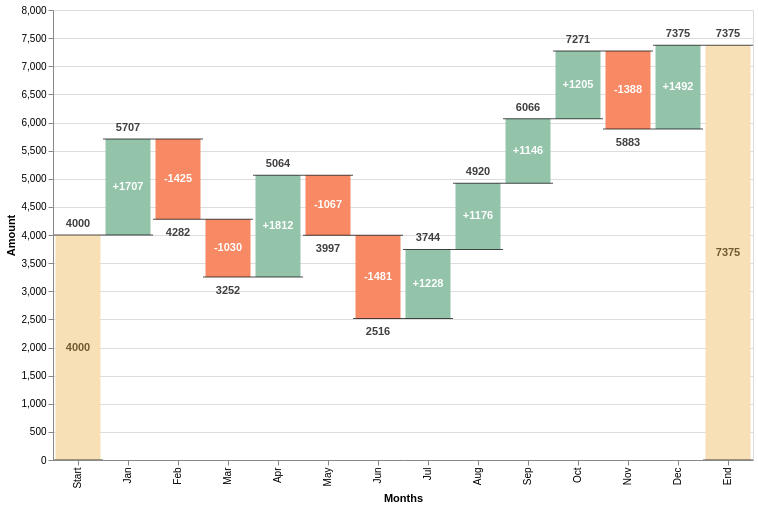

Specify this chart in Vega-Lite:
### Vega specification from a JSON file in a GitHub repository (floating-point values rounded to 4 significant figures)
{"$schema": "https://vega.github.io/schema/vega/v3.json", "autosize": "pad", "padding": 5, "width": 700, "height": 450, "style": "cell", "data": [{"name": "source_0", "values": [{"label": "Start", "amount": 4000}, {"label": "Jan", "amount": 1707}, {"label": "Feb", "amount": -1425}, {"label": "Mar", "amount": -1030}, {"label": "Apr", "amount": 1812}, {"label": "May", "amount": -1067}, {"label": "Jun", "amount": -1481}, {"label": "Jul", "amount": 1228}, {"label": "Aug", "amount": 1176}, {"label": "Sep", "amount": 1146}, {"label": "Oct", "amount": 1205}, {"label": "Nov", "amount": -1388}, {"label": "Dec", "amount": 1492}, {"label": "End", "amount": 0}]}, {"name": "data_0", "source": "source_0", "transform": [{"type": "window", "params": [null], "as": ["sum"], "ops": ["sum"], "fields": ["amount"], "sort": {"field": [], "order": []}}, {"type": "formula", "expr": "datum.label === 'End' ? 0 : datum.sum - datum.amount", "as": "previous_amount"}, {"type": "formula", "expr": "datum.label === 'End' ? datum.sum : datum.amount", "as": "amount"}, {"type": "formula", "expr": "(datum.label !== 'End' && datum.label !== 'Start' && datum.amount > 0 ? '+' : '') + datum.amount", "as": "text_amount"}, {"type": "formula", "expr": "(datum.sum + datum.previous_amount) / 2", "as": "center"}, {"type": "formula", "expr": "datum.amount < 0 ? datum.sum : ''", "as": "sum_dec"}, {"type": "formula", "expr": "datum.amount > 0 ? datum.sum : ''", "as": "sum_inc"}]}, {"name": "data_1", "source": "data_0", "transform": [{"type": "filter", "expr": "datum[\"previous_amount\"] !== null && !isNaN(datum[\"previous_amount\"])"}]}, {"name": "data_2", "source": "data_0", "transform": [{"type": "filter", "expr": "datum[\"previous_amount\"] !== null && !isNaN(datum[\"previous_amount\"])"}]}, {"name": "data_3", "source": "data_0", "transform": [{"type": "filter", "expr": "datum[\"sum\"] !== null && !isNaN(datum[\"sum\"])"}]}, {"name": "data_4", "source": "data_0", "transform": [{"type": "filter", "expr": "datum[\"sum_inc\"] !== null && !isNaN(datum[\"sum_inc\"])"}]}, {"name": "data_5", "source": "data_0", "transform": [{"type": "filter", "expr": "datum[\"sum_dec\"] !== null && !isNaN(datum[\"sum_dec\"])"}]}, {"name": "data_6", "source": "data_0", "transform": [{"type": "filter", "expr": "datum[\"center\"] !== null && !isNaN(datum[\"center\"])"}]}], "marks": [{"name": "layer_0_marks", "type": "rect", "style": ["bar"], "from": {"data": "data_1"}, "encode": {"update": {"fill": [{"test": "datum.label === 'Start' || datum.label === 'End'", "value": "#f7e0b6"}, {"test": "datum.amount < 0", "value": "#f78a64"}, {"value": "#93c4aa"}], "x": {"scale": "x", "field": "label"}, "width": {"scale": "x", "band": true}, "y": {"scale": "y", "field": "previous_amount"}, "y2": {"scale": "y", "field": "sum"}}}}, {"name": "layer_1_marks", "type": "rect", "style": ["tick"], "from": {"data": "data_2"}, "encode": {"update": {"opacity": {"value": 0.7}, "fill": {"value": "black"}, "xc": {"scale": "x", "field": "label", "band": 0.5}, "yc": {"scale": "y", "field": "previous_amount"}, "width": {"value": 50}, "height": {"value": 1}}}}, {"name": "layer_2_marks", "type": "rect", "style": ["tick"], "from": {"data": "data_3"}, "encode": {"update": {"opacity": {"value": 0.7}, "fill": {"value": "black"}, "xc": {"scale": "x", "field": "label", "band": 0.5}, "yc": {"scale": "y", "field": "sum"}, "width": {"value": 50}, "height": {"value": 1}}}}, {"name": "layer_3_marks", "type": "text", "style": ["text"], "from": {"data": "data_4"}, "encode": {"update": {"dy": {"value": -8}, "fontWeight": {"value": "bold"}, "fill": {"value": "#404040"}, "x": {"scale": "x", "field": "label", "band": 0.5}, "y": {"scale": "y", "field": "sum_inc"}, "text": {"signal": "''+datum[\"sum_inc\"]"}, "align": {"value": "center"}}}}, {"name": "layer_4_marks", "type": "text", "style": ["text"], "from": {"data": "data_5"}, "encode": {"update": {"baseline": {"value": "top"}, "dy": {"value": 8}, "fontWeight": {"value": "bold"}, "fill": {"value": "#404040"}, "x": {"scale": "x", "field": "label", "band": 0.5}, "y": {"scale": "y", "field": "sum_dec"}, "text": {"signal": "''+datum[\"sum_dec\"]"}, "align": {"value": "center"}}}}, {"name": "layer_5_marks", "type": "text", "style": ["text"], "from": {"data": "data_6"}, "encode": {"update": {"baseline": {"value": "middle"}, "fontWeight": {"value": "bold"}, "fill": [{"test": "datum.label === 'Start' || datum.label === 'End'", "value": "#725a30"}, {"value": "white"}], "x": {"scale": "x", "field": "label", "band": 0.5}, "y": {"scale": "y", "field": "center"}, "text": {"signal": "''+datum[\"text_amount\"]"}, "align": {"value": "center"}}}}], "scales": [{"name": "x", "type": "band", "domain": {"fields": [{"data": "data_1", "field": "label"}, {"data": "data_2", "field": "label"}, {"data": "data_3", "field": "label"}, {"data": "data_4", "field": "label"}, {"data": "data_5", "field": "label"}, {"data": "data_6", "field": "label"}]}, "range": [0, {"signal": "width"}], "paddingInner": 0.1, "paddingOuter": 0.05}, {"name": "y", "type": "linear", "domain": {"fields": [{"data": "data_1", "field": "previous_amount"}, {"data": "data_1", "field": "sum"}, {"data": "data_2", "field": "previous_amount"}, {"data": "data_3", "field": "sum"}, {"data": "data_4", "field": "sum_inc"}, {"data": "data_5", "field": "sum_dec"}, {"data": "data_6", "field": "center"}]}, "range": [{"signal": "height"}, 0], "nice": true, "zero": true}], "axes": [{"scale": "x", "orient": "bottom", "grid": false, "title": "Months", "labelOverlap": true, "encode": {"labels": {"update": {"angle": {"value": 270}, "align": {"value": "right"}, "baseline": {"value": "middle"}}}}, "zindex": 1}, {"scale": "y", "orient": "left", "grid": false, "title": "Amount", "labelOverlap": true, "tickCount": {"signal": "ceil(height/40)"}, "zindex": 1}, {"scale": "y", "orient": "left", "grid": true, "tickCount": {"signal": "ceil(height/40)"}, "gridScale": "x", "domain": false, "labels": false, "maxExtent": 0, "minExtent": 0, "ticks": false, "zindex": 0}], "config": {"axisY": {"minExtent": 30}}}
